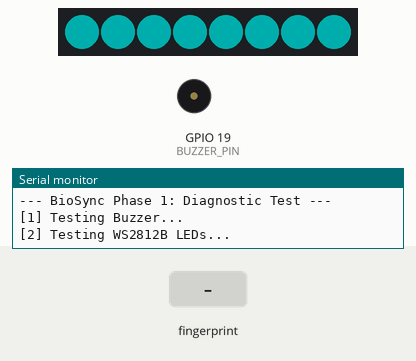
Bench run of a sketch on a simulated ESP32. On the bench: 8 RGB LEDs in strip order, left to right, buzzer (waves = sounding), the last lines printed to the serial monitor. The test bench sets the inputs (shaded band). Dim RGB values are drawn brighter than linear; the local clock reads 2024-03-15 10:24:30 at power-on unless the sketch sets it; storage starts empty.

Above: at 2.4 s.
5.6 s: finger stored as number 1 placed on the sensor
At 5.75 s:
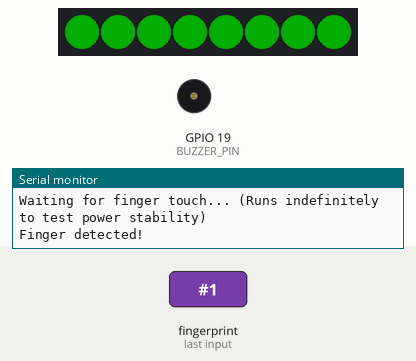
At 6.9 s:
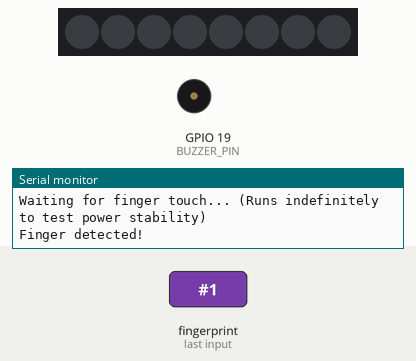
Timing chart, 0 to 8.6 s (numbered marks = the images above; inputs shaded):
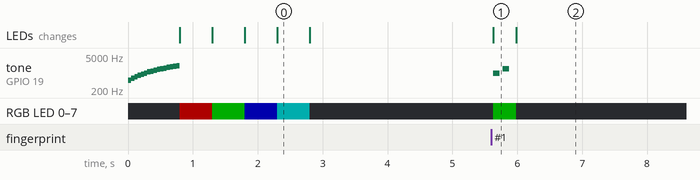

Measured:
- after the input at 5.6 s, tone on GPIO 19 (BUZZER_PIN): silent → 1000 Hz at once, → silent 0.10 s later, → 1500 Hz 0.05 s later, → silent 0.10 s later; RGB LED 0–7: off → RGB(0, 50, 0) at once, → off 0.36 s later; the LEDs: change at once (image 1)
- what the display in image 0 shows lasts 0.5 s, from 2.3 s to 2.8 s

The sketch:

diagnostic_test.ino
```cpp
#include <Adafruit_Fingerprint.h>
#include <Adafruit_NeoPixel.h>
#include <RTClib.h>
#include <SPI.h>
#include <SD.h>

// --- Pin Definitions ---
// R307S Fingerprint Sensor (Serial2)
#define FINGER_RX 16
#define FINGER_TX 17

// WS2812B LED Ring
#define LED_PIN 18
#define NUM_LEDS 8

// Buzzer
#define BUZZER_PIN 19

// SD Card (HSPI)
#define SD_CS 15
#define SPI_SCK 14
#define SPI_MISO 12
#define SPI_MOSI 13

// DS1307 RTC (I2C default: SDA=21, SCL=22)

// --- Object Instantiations ---
HardwareSerial mySerial(2);
Adafruit_Fingerprint finger = Adafruit_Fingerprint(&mySerial);
Adafruit_NeoPixel strip(NUM_LEDS, LED_PIN, NEO_GRB + NEO_KHZ800);
RTC_DS1307 rtc;
SPIClass spiHSPI(HSPI);

void setup() {
  Serial.begin(115200);
  while (!Serial) { delay(10); }

  Serial.println("\n--- BioSync Phase 1: Diagnostic Test ---");

  // 1. Buzzer Validation
  Serial.println("\n[1] Testing Buzzer...");
  pinMode(BUZZER_PIN, OUTPUT);
  // Play rising sweep tone (500Hz -> 2000Hz) on boot
  for (int freq = 500; freq <= 2000; freq += 100) {
    tone(BUZZER_PIN, freq, 50);
    delay(50);
  }
  noTone(BUZZER_PIN);

  // 2. LED Validation
  Serial.println("\n[2] Testing WS2812B LEDs...");
  strip.begin();
  strip.setBrightness(50);
  strip.show(); // Initialize all pixels to 'off'

  uint32_t colors[] = {
    strip.Color(255, 0, 0),    // RED
    strip.Color(0, 255, 0),    // GREEN
    strip.Color(0, 0, 255),    // BLUE
    strip.Color(0, 255, 255),  // CYAN
    strip.Color(0, 0, 0)       // OFF
  };

  for(int c=0; c<5; c++) {
    for(int i=0; i<NUM_LEDS; i++) {
      strip.setPixelColor(i, colors[c]);
    }
    strip.show();
    delay(500);
  }

  // 3. Sensor Communication Test
  Serial.println("\n[3] Testing R307S Fingerprint Sensor...");
  mySerial.begin(57600, SERIAL_8N1, FINGER_RX, FINGER_TX);
  finger.begin(57600);
  if (finger.verifyPassword()) {
    Serial.println("  -> Found fingerprint sensor!");
  } else {
    Serial.println("  -> ERROR: Did not find fingerprint sensor :(");
  }

  // 4. RTC Validation
  Serial.println("\n[4] Testing DS1307 RTC...");
  if (!rtc.begin()) {
    Serial.println("  -> ERROR: Couldn't find RTC");
  } else {
    if (!rtc.isrunning()) {
      Serial.println("  -> RTC is NOT running, setting the time to compile time!");
      rtc.adjust(DateTime(F(__DATE__), F(__TIME__)));
    }
    DateTime now = rtc.now();
    Serial.print("  -> Current time: ");
    Serial.print(now.year(), DEC);
    Serial.print('/');
    Serial.print(now.month(), DEC);
    Serial.print('/');
    Serial.print(now.day(), DEC);
    Serial.print(" ");
    Serial.print(now.hour(), DEC);
    Serial.print(':');
    Serial.print(now.minute(), DEC);
    Serial.print(':');
    Serial.print(now.second(), DEC);
    Serial.println();
  }

  // 5. SD Card Validation
  Serial.println("\n[5] Testing SD Card...");
  spiHSPI.begin(SPI_SCK, SPI_MISO, SPI_MOSI, SD_CS);
  if (!SD.begin(SD_CS, spiHSPI)) {
    Serial.println("  -> ERROR: SD Card initialization failed!");
  } else {
    Serial.println("  -> SD Card initialized.");
    File testFile = SD.open("/test.txt", FILE_WRITE);
    if (testFile) {
      testFile.println("BioSync Phase 1 SD Test");
      testFile.close();
      Serial.println("  -> Successfully wrote to /test.txt");
    } else {
      Serial.println("  -> ERROR: opening /test.txt for writing");
    }

    testFile = SD.open("/test.txt");
    if (testFile) {
      Serial.print("  -> Read from /test.txt: ");
      while (testFile.available()) {
        Serial.write(testFile.read());
      }
      testFile.close();
    } else {
      Serial.println("  -> ERROR: opening /test.txt for reading");
    }
  }

  Serial.println("\n--- Setup Complete. Testing Integrated Feedback ---");
  Serial.println("Waiting for finger touch... (Runs indefinitely to test power stability)");
}

void loop() {
  // 6. Integrated Feedback Test
  if (finger.getImage() == FINGERPRINT_OK) {
    Serial.println("Finger detected!");

    // All 8 LEDs turn GREEN
    for(int i=0; i<NUM_LEDS; i++) {
      strip.setPixelColor(i, strip.Color(0, 255, 0));
    }
    strip.show();

    // Two ascending beeps
    tone(BUZZER_PIN, 1000, 100);
    delay(150);
    tone(BUZZER_PIN, 1500, 100);
    delay(150);
    noTone(BUZZER_PIN);

    // Wait until finger is removed
    while (finger.getImage() == FINGERPRINT_OK) {
      delay(10);
    }

    // Turn off LEDs
    for(int i=0; i<NUM_LEDS; i++) {
      strip.setPixelColor(i, strip.Color(0, 0, 0));
    }
    strip.show();
  }

  delay(50);
}
```
